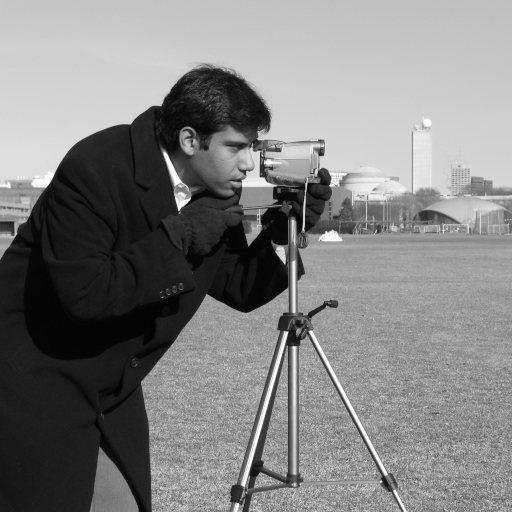
#> input picture skimage.data.camera(), 512 x 512 px
$ jupyter execute --allow-errors newCh5.ipynb
#> lines starting #> are read from the running program, lines starting #| are printed output that depends on the picture
# Chapter 5: Spatial Image Enhancement by Point Operations

This is the companion file for Chapter 5.

## **Video 5.1**
A nice introduction to Image Enhancement.

[](https://www.youtube.com/watch?v=-FqfaVkIORI)

*Video: A nice introduction to Image Enhancement.*

## **Programming exercise 5.1:**

1.   Run the following code to see the output of binarizing the grayscale image.
2.   Change threshold values to 30, 100, and 200 and run the code. See how the output changes.

[cell 1]
# Binarize a grayscale image
import matplotlib.pyplot as plt
from skimage import data, color, io
import urllib.request


thresh = 200
image = data.camera()
#> image is the input picture: shape (512, 512); min 0, max 255, mean 129.1
thresh = 150
# Load image from an external URL and save locally
url = "https://raw.githubusercontent.com/itironal/466Companion/main/images/yeni.png"
urllib.request.urlretrieve(url, "images/yeni.png")
#> (this line was passed over: the network is not available in this run)
#> (the rest of this cell did not finish here and is left out)

## **Programming exercise 5.2:**

1.   Run the following code to see the output of binarizing the grayscale image.
2.   Change dark_coefficient to 0.25 run the code. See how the output changes.
3.   Change bright_coefficient to 1.8 run the code. See how the output changes.

[cell 2]
fig, axes = plt.subplots(ncols=3, figsize=(12, 5))
ax = axes.ravel()
dark_coefficient = 0.5
bright_coefficient = 1.5
image = data.camera()
# Load image from an external URL and save locally
url = "https://raw.githubusercontent.com/itironal/466Companion/main/images/yeni.png"
urllib.request.urlretrieve(url, "images/yeni.png")
#> (this line was passed over: the network is not available in this run)
#> (the rest of this cell did not finish here and is left out)

## **Programming exercise 5.3:**

1.   Run the following code to see the output of negating an image.

[cell 3]
from skimage.util import invert

image = data.camera()
# Load image from an external URL and save locally
url = "https://raw.githubusercontent.com/itironal/466Companion/main/images/yeni.png"
urllib.request.urlretrieve(url, "images/yeni.png")
#> (this line was passed over: the network is not available in this run)
#> (the rest of this cell did not finish here and is left out)

## **Programming exercise 5.4:**

1.   Run the following code to see the output of applying power-law transform.
2.   Change low_gamma to 0.25 run the code. See how the output changes.
3.   Change high_gamma to 2.5 run the code. See how the output changes.

[cell 4]
## Power-law transform

import matplotlib.pyplot as plt
from skimage import data

c = 1
#> c = 1
low_gamma = 0.5
high_gamma = 2

#img = data.moon()
url = "https://raw.githubusercontent.com/itironal/466Companion/main/images/cathedral.jpg"
urllib.request.urlretrieve(url, "images/cathedral.jpg")
img = io.imread('images/cathedral.jpg')
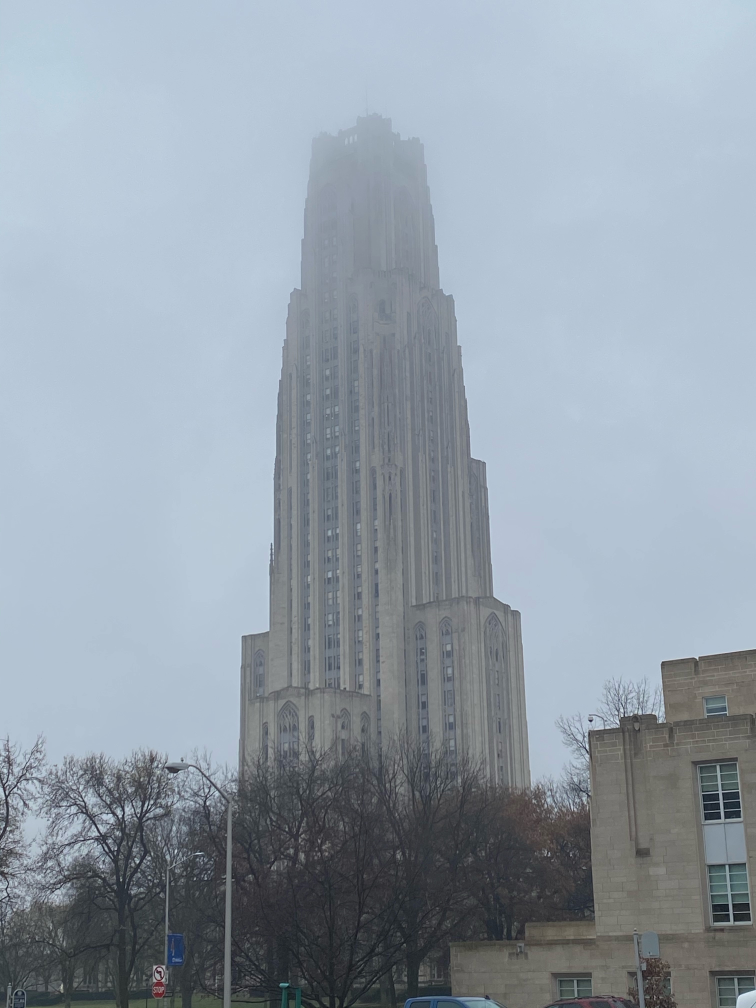
#> input picture images/cathedral.jpg, 3024 x 4032 px, found by its file name (shown at 1/4 size)
#> img is the input picture: shape (4032, 3024, 3); mean R, G, B 146.6, 157.7, 168.3
# Convert the image to float and scale it to [0,1]
img = img.astype(float)
img = (img-img.min())/img.max()

img_low_gamma = c*img**low_gamma;
img_high_gamma = c*img**high_gamma;
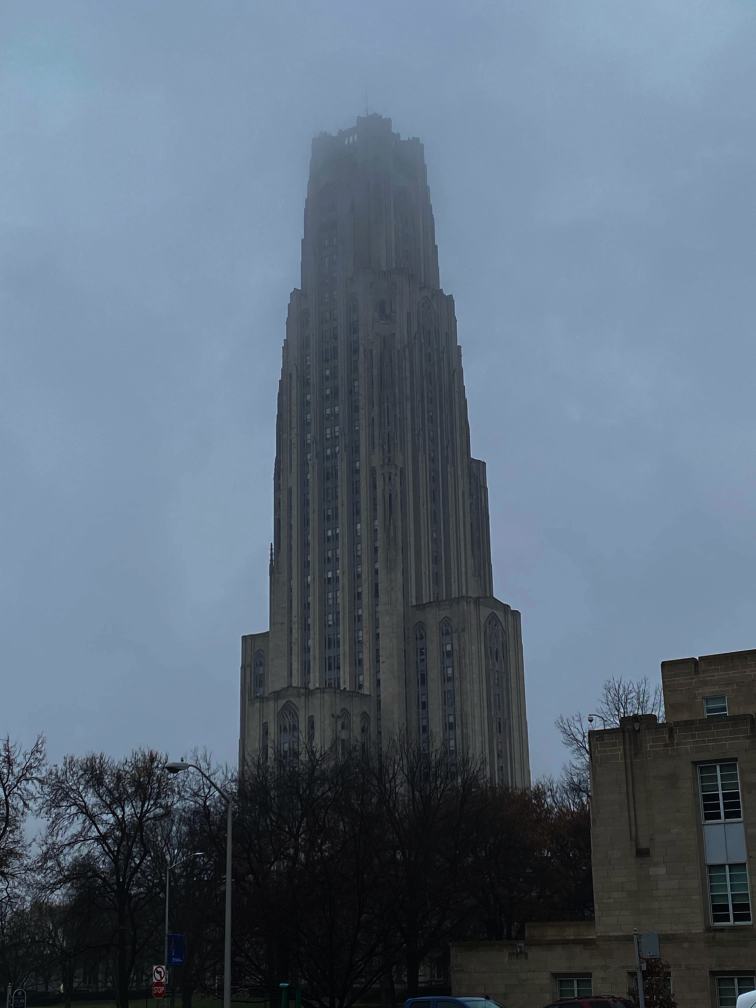
#> img_high_gamma: shape (4032, 3024, 3) float64 (shown at 1/4 size); mean R, G, B 0.365, 0.425, 0.488

fig, axes = plt.subplots(ncols=3, figsize=(20, 10))
ax = axes.ravel()

ax[0].imshow(img, cmap='gray');
ax[0].set_title('Original image');
ax[0].axis('off');

ax[1].imshow(img_low_gamma, cmap='gray');
ax[1].set_title('Power law transform (gamma < 1)');
ax[1].axis('off');

ax[2].imshow(img_high_gamma, cmap='gray');
ax[2].set_title('Power law transform (gamma > 1)');
ax[2].axis('off');

## **Video 5.2**
**Image Histograms**

[](https://www.youtube.com/watch?v=2LhfSgrjdGo)

*Video: Image Histograms.*

## **Programming exercise 5.5:**

1.   Run the following code to see the output of histogram equalization.

[cell 5]
#Histogram equalization
import matplotlib.pyplot as plt
from skimage import data
from skimage import exposure

url = "https://raw.githubusercontent.com/itironal/466Companion/main/images/pitt.jpg"
urllib.request.urlretrieve(url, "images/pitt.jpg")
img = color.rgb2gray(io.imread('images/pitt.jpg'))
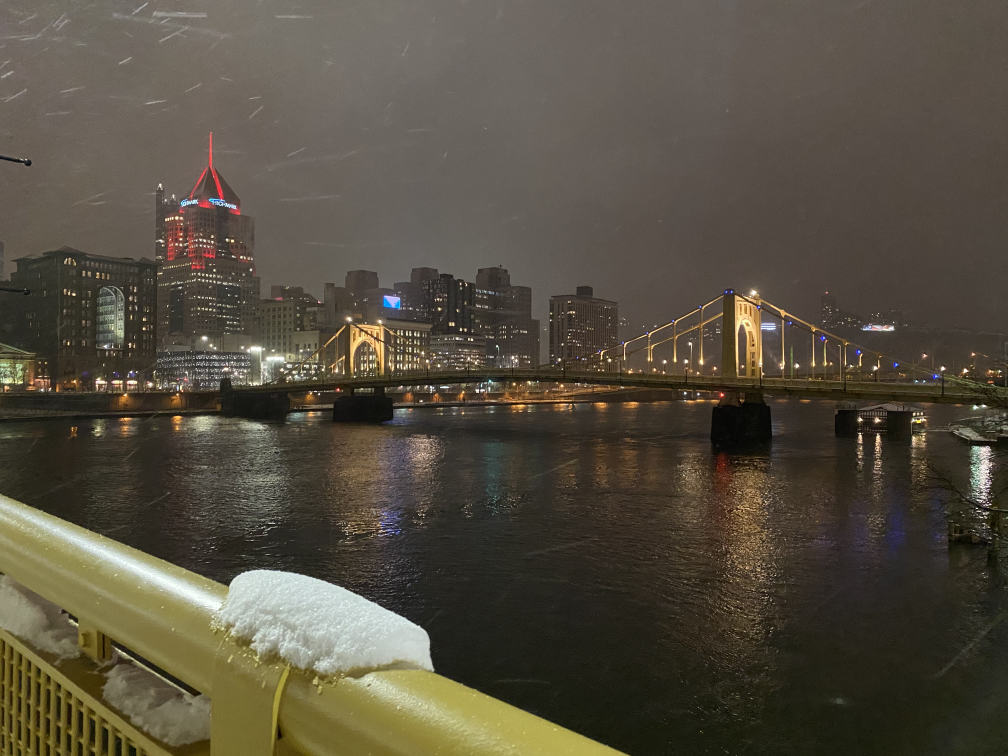
#> input picture images/pitt.jpg, 4032 x 3024 px, found by its file name (shown at 1/4 size)
#> img: shape (3024, 4032) float64; min 0, max 1, mean 0.309
img_hist_eq = exposure.equalize_hist(img)
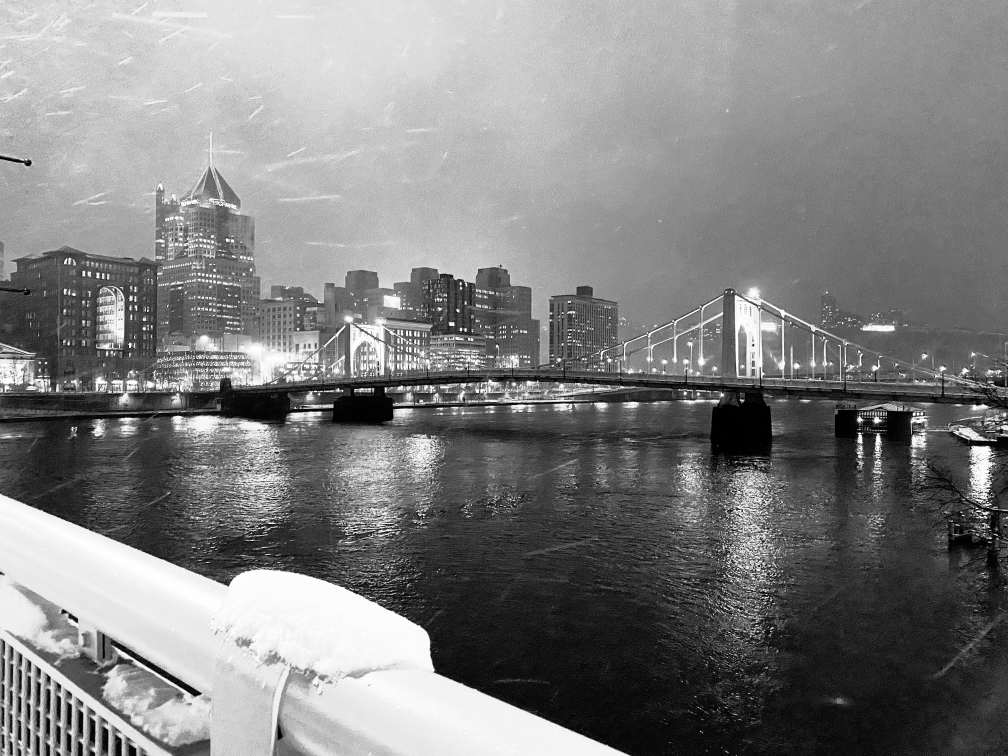
#> img_hist_eq: shape (3024, 4032) float64 (shown at 1/4 size); min 7.36e-05, max 1, mean 0.504

plt.figure(figsize=(12,10));
plt.subplot(221),
plt.imshow(img,cmap='gray');
plt.title('Original Image');
plt.axis('off');
plt.subplot(222),
plt.imshow(img_hist_eq,cmap='gray');
plt.title('After Histogram Equalization');
plt.axis('off');
plt.subplot(223),
plt.hist(img.ravel(),bins=20);
plt.title('Histogram of Original Image');
plt.subplot(224),
plt.hist(img_hist_eq.ravel(),bins=20);
plt.title('Histogram After Equalization');
#> figure, not shown here; panel 3: tallest bar 1962562 high, from x = 0.35 to 0.4; panel 4: tallest bar 642973 high, from x = 0.8 to 0.85

## **Video 5.3**
**Histogram equalization of poor contrast images**

[](https://www.youtube.com/watch?v=WuVyG4pg9xQ)

*Video: Histogram equalization of poor contrast images.*

## **Programming exercise 5.6:**

1.   Run the following code to see the output of CLAHE.

[cell 6]
import cv2 as cv
import numpy as np
import matplotlib.pyplot as plt
import urllib.request
from PIL import Image

# read original image
url = "https://raw.githubusercontent.com/itironal/466Companion/main/images/dervis_hocam_gray.png"
original_img = np.array(Image.open(urllib.request.urlopen(url)))[:,:,0]
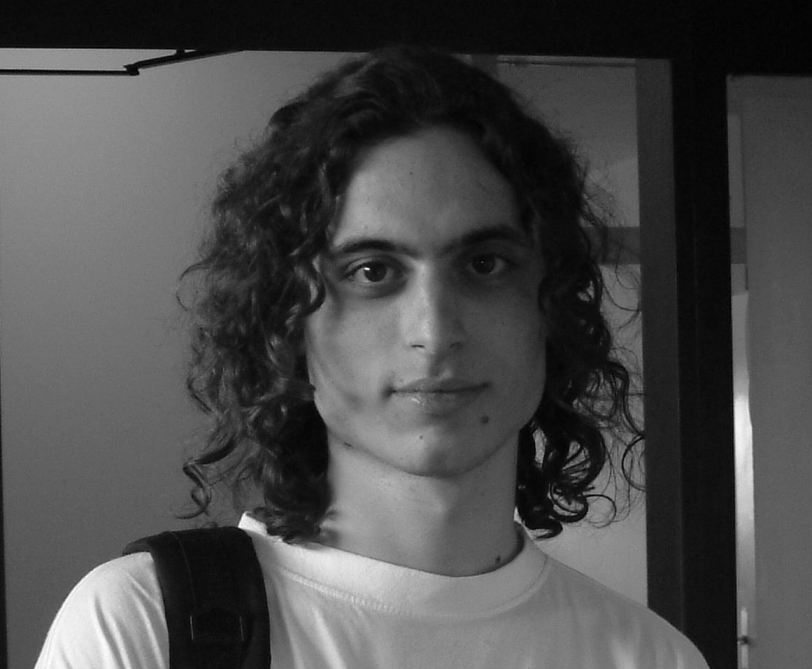
#> input picture images/dervis_hocam_gray.png, 812 x 669 px, found by its file name

plt.figure(figsize=(15,10))

plt.rcParams.update({'font.size': 18})
plt.rcParams['xtick.labelsize'] = 14
plt.rcParams['ytick.labelsize'] = 14

#show original image
plt.subplot(2,3,1)
plt.imshow(original_img, cmap='gray')
plt.title('Original Image', y = -0.2)
plt.axis('off')

# create original images's histogram
(n, bins) = np.histogram(original_img.ravel(), bins=256, range=(0, 255))
#> n = 256 values, max 12590 at index 11, min 0 at index 33, mean 2122; bins = 257 values from 0 to 255
plt.subplot(2,3,4)
plt.bar(bins[:-1], n, width = 1)
plt.title('Original Histogram', y = -0.2)

# calculate cumulative histogram
cumulative_hist = np.cumsum(n)
#> cumulative_hist = 256 values from 4 to 543228
equalized_img = np.zeros(original_img.shape, dtype=np.uint)

# create equalized image using cumulative histogram
size = float(original_img.shape[0] * original_img.shape[1])
#> size = 543228
coefficient = 255.0 / size
#> coefficient = 0.000469
for x in range(original_img.shape[0]):
    for y in range(original_img.shape[1]):
        equalized_img[x][y] = int(coefficient * cumulative_hist[original_img[x][y]])
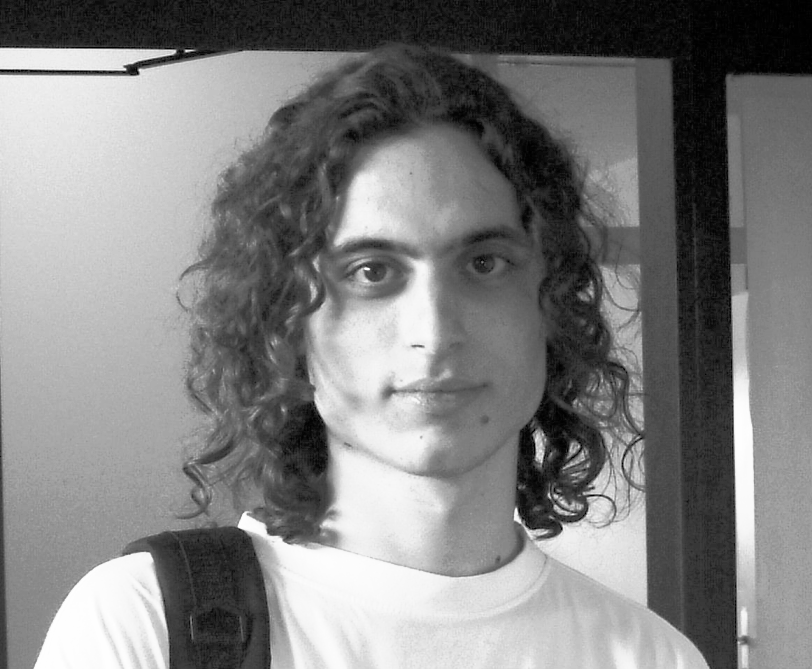
#> equalized_img: shape (669, 812) uint64; min 0, max 255, mean 128.1

# show equalized image
plt.subplot(2,3,2)
plt.imshow(equalized_img, cmap='gray')
plt.title('Equalized Image', y = -0.2)
plt.axis('off')

# create equalized image's histogram
(n, bins) = np.histogram(equalized_img.ravel(), bins=256, range=(0, 255))
#> n = 256 values, max 12590 at index 27, min 0 at index 3, mean 2122
plt.subplot(2,3,5)
plt.bar(bins[:-1], n, width = 1)
plt.title('Equalized Histogram', y = -0.2)

# create clahe image
clahe = cv.createCLAHE(clipLimit=2.0, tileGridSize=(8,8))
clahe_img = clahe.apply(original_img)
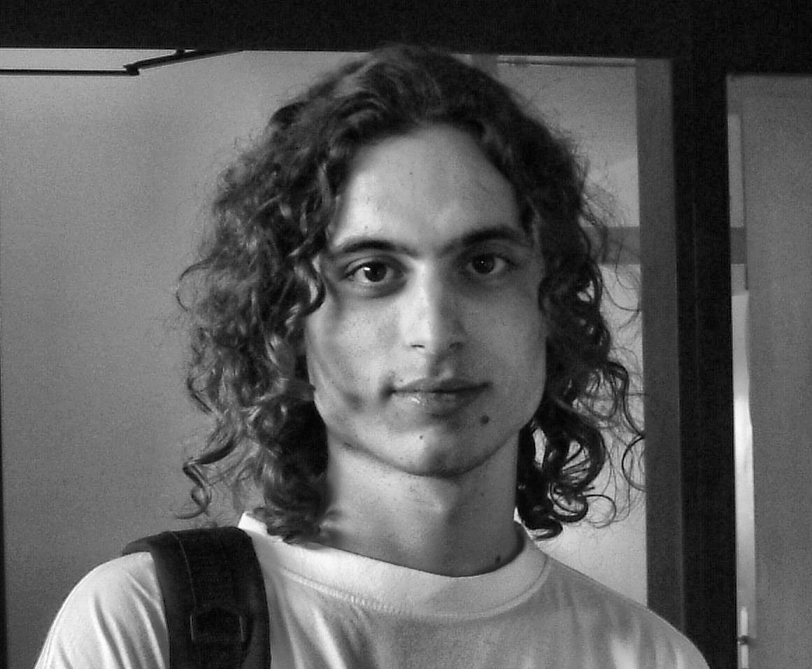
#> clahe_img: shape (669, 812); min 1, max 255, mean 92

# show clahe image
plt.subplot(2,3,3)
plt.imshow(clahe_img, cmap='gray')
plt.title('Clahe Image', y = -0.2)
plt.axis('off')

# create clahe image's histogram
(n, bins) = np.histogram(clahe_img.ravel(), bins=256, range=(0, 255))
#> n = 256 values, max 8939 at index 16, min 0 at index 0, mean 2122
plt.subplot(2,3,6)
plt.bar(bins[:-1], n, width = 1)
plt.title('Clahe Histogram', y = -0.2)
plt.show()
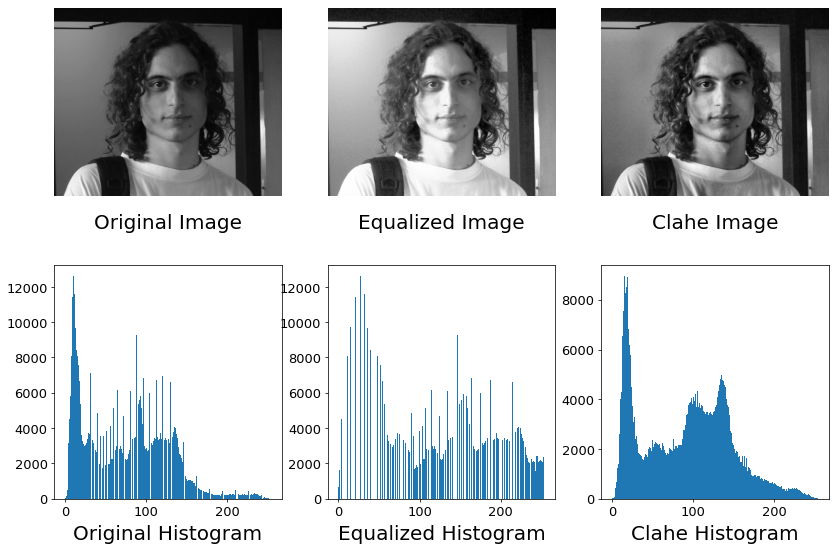
#> figure drawn by matplotlib, 6 panels; panel 2: tallest bar 12590 high, from x = 10.46 to 11.46; panel 4: tallest bar 12590 high, from x = 26.39 to 27.39; panel 6: tallest bar 8939 high, from x = 15.44 to 16.44
